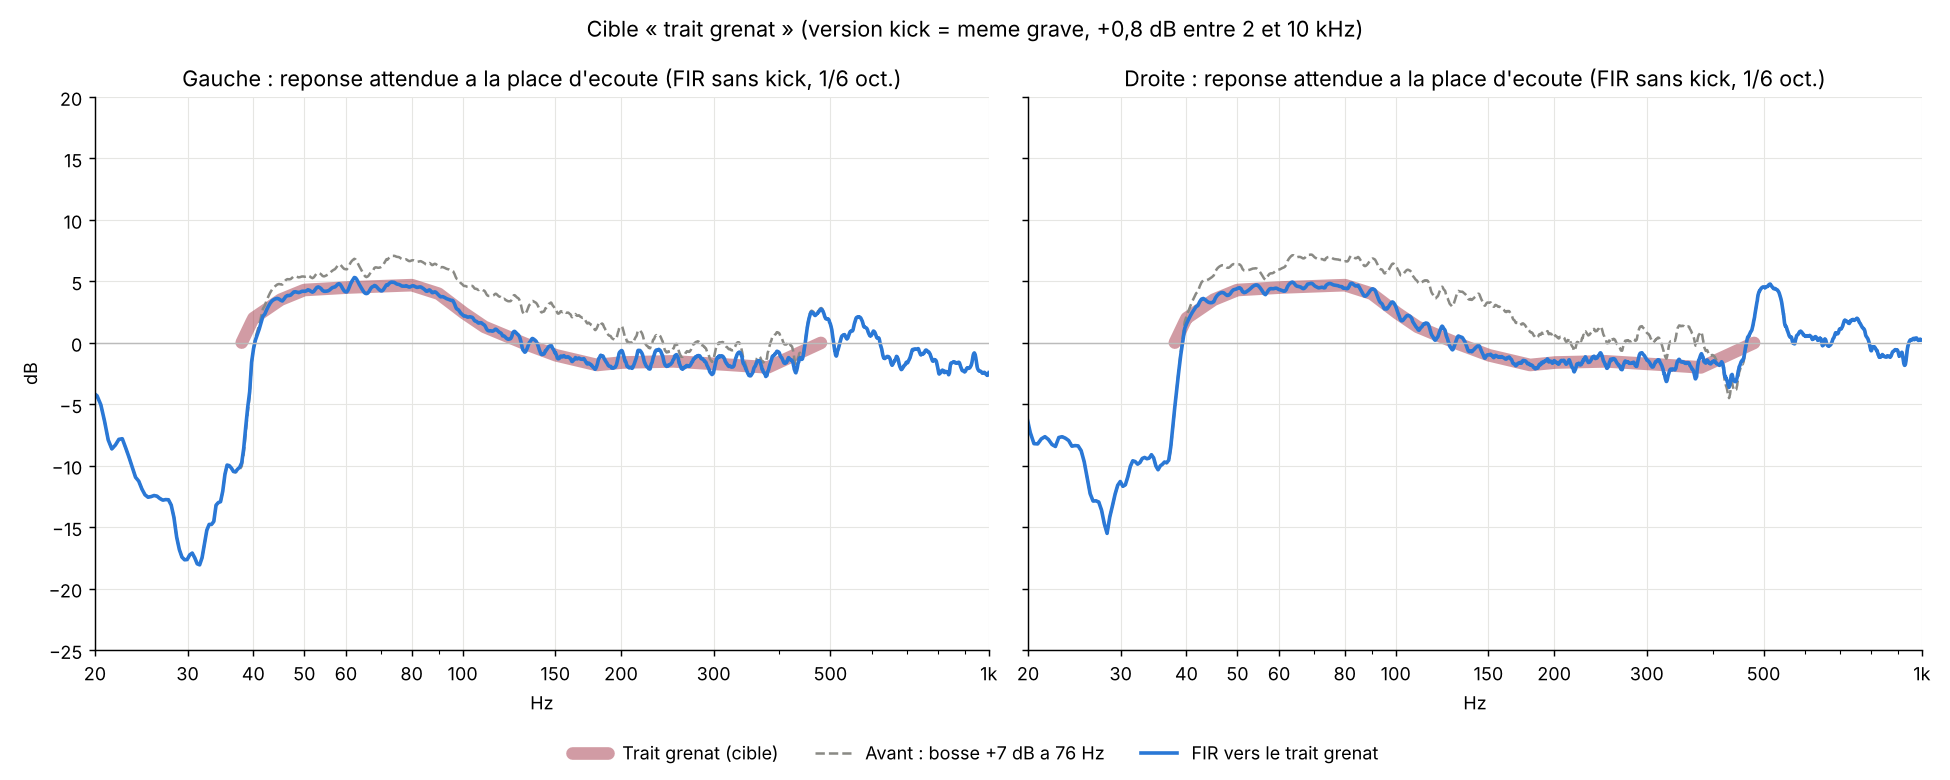

Source code (Python):
"""Cible « trait grenat » dessinee par Rulio12 le 23/11/2026 sur compare_bosses_freq.png (voie G),
appliquee aux deux voies, par convolution, sans mesure.

Points lus sur le dessin (dB, cadre du graphique : 1/6 oct., recale 200-500 Hz) ; rien n'est
renforce sous 38 Hz (rampe 38-44 Hz), au-dessus de 400 Hz rien ne change (raccord 400-480 Hz).
Depart : FIR actifs *_b7f76 ; prevision = mesure verif_bouton_sans x (FIR / FIR de la mesure).
Delta = cible - prevision (lisse 1/6 oct.), applique aux FIR sans kick et kick (meme delta).

    python3 correction/convolution/grenat.py   -> final/fir_{L,R}_{sanskick,kick}_grenat.raw, grenat.png
"""
import os, sys
import numpy as np
D = os.path.dirname(os.path.abspath(__file__)); R = os.path.join(D, "..", "..")
FS = 44100; N = 1 << 17; f = np.fft.rfftfreq(N, 1 / FS); f1 = f.copy(); f1[0] = 1e-3
REF = (f >= 200) & (f <= 500)
PTS = [(38, 0.0), (40, 2.0), (45, 3.5), (50, 4.3), (60, 4.5), (70, 4.6), (80, 4.7), (90, 4.0), (100, 2.5),
       (110, 1.3), (130, 0.0), (150, -1.0), (180, -1.8), (200, -1.6), (250, -1.5), (300, -1.7), (380, -2.0), (480, 0.0)]
lf = np.log(np.clip(f1, 38, 480))
cible = np.interp(lf, np.log([p[0] for p in PTS]), [p[1] for p in PTS])
db = lambda h: 20 * np.log10(np.abs(h) + 1e-12)
fir = lambda n: np.fft.rfft(np.fromfile(os.path.join(D, "final", n), "<f4").astype(float), N)


def smooth_db(x, frac):
    p = 10 ** (x / 10); cs = np.concatenate([[0], np.cumsum(p)])
    lo = np.searchsorted(f, f * 2 ** (-frac / 2)); hi = np.maximum(np.searchsorted(f, f * 2 ** (frac / 2), side="right"), lo + 1)
    return 10 * np.log10((cs[hi] - cs[lo]) / (hi - lo))


def min_phase(G, n):
    c = np.fft.irfft(np.log(10 ** (G / 20)), N); w = np.zeros(N); w[0] = 1; w[1:N // 2] = 2; w[N // 2] = 1
    h = np.fft.irfft(np.exp(np.fft.rfft(c * w, N)), N)[:n]
    fade = n // 8; h[-fade:] *= 0.5 * (1 + np.cos(np.linspace(0, np.pi, fade)))
    return h


w = np.clip((f - 38) / 6, 0, 1) * (0.5 + 0.5 * np.cos(np.pi * np.clip(np.log(f1 / 400) / np.log(480 / 400), 0, 1)))
z = np.load(os.path.join(R, "mesure/resultats/ir/verif_bouton_sans.npz"))
res = {}
for ch in "LR":
    base = np.fft.rfft(z[ch], N) / fir(f"fir_{ch}_sanskick_avant38.raw")
    avant = smooth_db(db(base * fir(f"fir_{ch}_sanskick_b7f76.raw")), 1 / 6); off = np.mean(avant[REF]); avant -= off
    delta = (cible - avant) * w
    for v in ("sanskick", "kick"):
        h0 = np.fromfile(os.path.join(D, "final", f"fir_{ch}_{v}_b7f76.raw"), "<f4").astype(float)
        G = db(np.fft.rfft(h0, N)) + delta
        h = min_phase(G, len(h0)); h.astype("<f4").tofile(os.path.join(D, "final", f"fir_{ch}_{v}_grenat.raw"))
        if v == "sanskick":
            apres = smooth_db(db(base * np.fft.rfft(h, N)), 1 / 6) - off   # meme recalage qu'avant (rien ne bouge au-dessus de 480 Hz)
            res[ch] = (avant, apres)
            sel = (f >= 40) & (f <= 400)
            print(ch, "ecart au trait 40-400 Hz : avant", round(float(np.std((avant - cible)[sel])), 2), "apres", round(float(np.std((apres - cible)[sel])), 2),
                  "| crete", round(float(db(np.fft.rfft(h, N))[f < 20000].max()) - 20.5, 1), "dBFS")

import matplotlib; matplotlib.use("Agg"); import matplotlib.pyplot as plt, matplotlib.ticker
fig, ax = plt.subplots(1, 2, figsize=(15, 6), sharey=True)
for j, (ch, nom) in enumerate((("L", "Gauche"), ("R", "Droite"))):
    a, b = res[ch]; m = (f >= 38) & (f <= 480)
    ax[j].plot(f[m], cible[m], color="#9b2335", lw=7, alpha=0.45, solid_capstyle="round", label="Trait grenat (cible)")
    ax[j].plot(f[1:], a[1:], color="#8a8a85", lw=1.4, ls="--", label="Avant : bosse +7 dB a 76 Hz")
    ax[j].plot(f[1:], b[1:], color="#2a78d6", lw=2.0, label="FIR vers le trait grenat")
    ax[j].set_title(f"{nom} : reponse attendue a la place d'ecoute (FIR sans kick, 1/6 oct.)")
    ax[j].set_xscale("log"); ax[j].set_xlim(20, 1000); ax[j].set_ylim(-25, 20); ax[j].axhline(0, color="#bbb", lw=0.8)
    t = [20, 30, 40, 50, 60, 80, 100, 150, 200, 300, 500, 1000]
    ax[j].set_xticks(t); ax[j].set_xticklabels([str(x) if x < 1000 else "1k" for x in t])
    ax[j].xaxis.set_minor_formatter(matplotlib.ticker.NullFormatter()); ax[j].grid(True, color="#e6e6e3", lw=0.6); ax[j].set_xlabel("Hz")
    for sp in ("top", "right"): ax[j].spines[sp].set_visible(False)
ax[0].set_ylabel("dB")
h_, l_ = ax[0].get_legend_handles_labels(); fig.legend(h_, l_, loc="lower center", ncol=3, fontsize=10, frameon=False)
fig.suptitle("Cible « trait grenat » (version kick = meme grave, +0,8 dB entre 2 et 10 kHz)", fontsize=12)
fig.tight_layout(rect=(0, 0.06, 1, 1)); fig.savefig(os.path.join(D, "grenat.png"), dpi=130)
